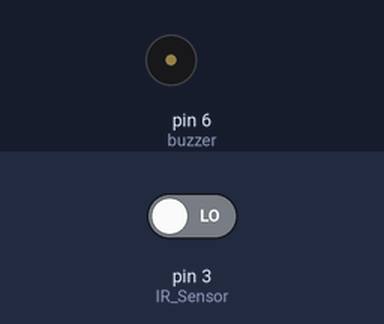
This sketch was run on a simulated Arduino Uno, built with avr-gcc and run on an emulated ATmega328P. Parts: buzzer (waves = sounding, pin HIGH). Inputs (shaded band) come from the test bench; at power-on: pin 3 (IR_Sensor) LOW.

Above: at 1.2 s.
1.3 s: pin 3 (IR_Sensor) driven HIGH
At 1.7 s:
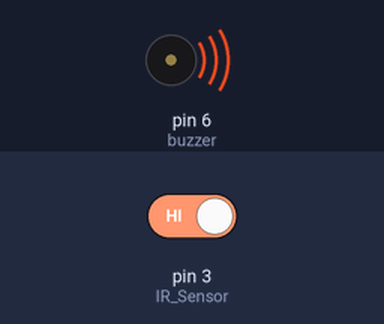
2.8 s: pin 3 (IR_Sensor) driven LOW
At 4.1 s:
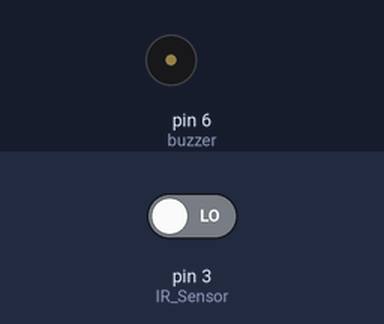
Timing chart, 0 to 5.8 s (numbered marks = the images above; inputs shaded):
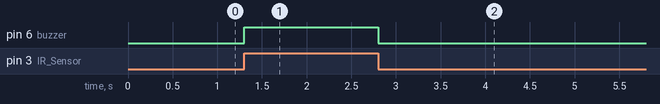

Measured:
- after the input at 1.3 s, pin 6 (buzzer): LOW → HIGH at once
- after the input at 2.8 s, pin 6 (buzzer): HIGH → LOW at once

The sketch:

IRSensor.ino
```cpp
const int IR_Sensor = 3;
const int buzzer = 6;

void setup() {
  pinMode(IR_Sensor, INPUT); // Set IR sensor pin as input
  pinMode(buzzer, OUTPUT); // Set buzzer pin as output
}

// the loop function runs over and over again forever
void loop() {
  if (digitalRead(IR_Sensor) == HIGH) {
    digitalWrite(buzzer, HIGH); // Turn on the buzzer if IR sensor is activated
  } else {
    digitalWrite(buzzer, LOW); // Turn off the buzzer if IR sensor is not activated
  }
}
```
